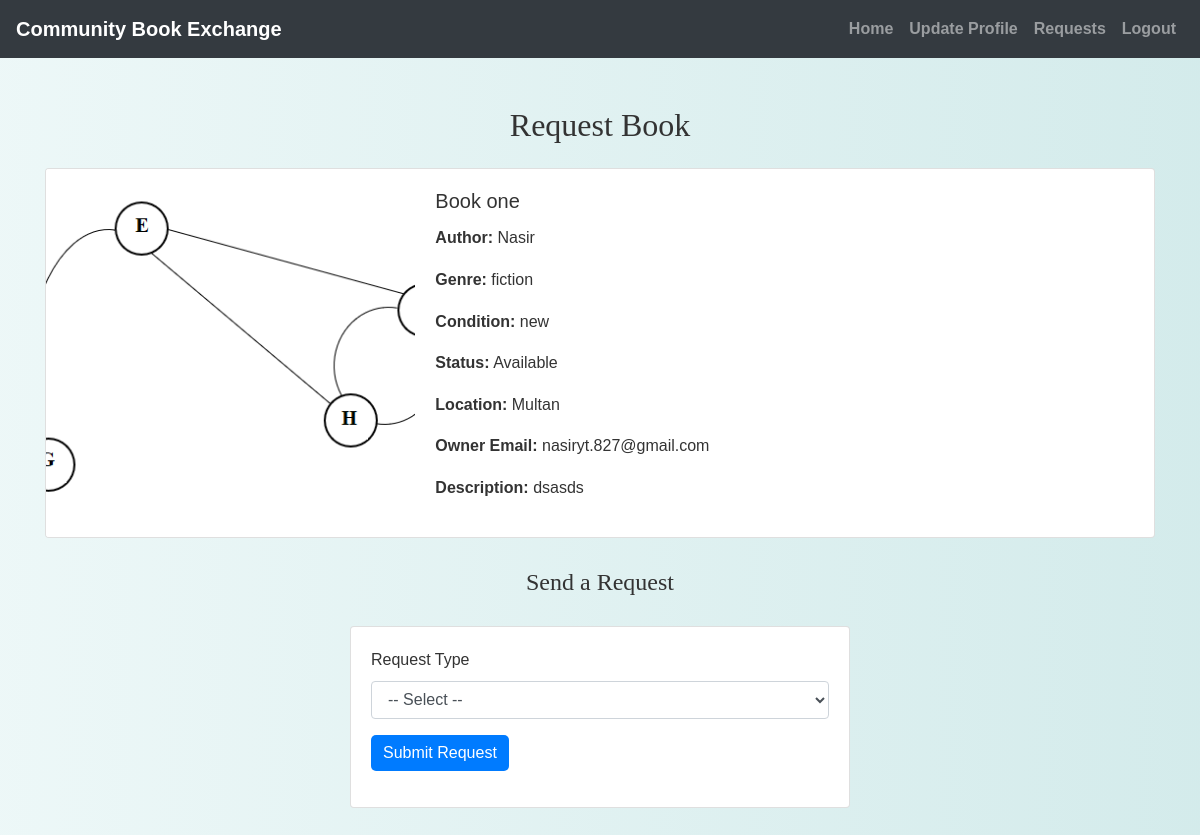
Screenshot of /borrower/request_book.php?book_id=2 (signed in) with the database file from the repository.
### tables this page shows
CREATE TABLE `books` (
  `id` int(11) NOT NULL,
  `user_id` int(11) NOT NULL,
  `picture` varchar(255) DEFAULT NULL,
  `title` varchar(255) NOT NULL,
  `author` varchar(255) NOT NULL,
  `genre` varchar(100) NOT NULL,
  `condition` varchar(50) NOT NULL,
  `location` varchar(255) DEFAULT NULL,
  `status` enum('Available','Lent Out','Reserved') DEFAULT 'Available',
  `description` text DEFAULT NULL,
  `created_at` datetime DEFAULT current_timestamp()
);

CREATE TABLE `users` (
  `id` int(11) NOT NULL,
  `username` varchar(50) NOT NULL,
  `password` varchar(255) NOT NULL,
  `email` varchar(100) NOT NULL,
  `phone` varchar(20) NOT NULL,
  `age` int(11) DEFAULT NULL,
  `bio` text DEFAULT NULL,
  `user_type` varchar(50) DEFAULT NULL,
  `profile_picture` varchar(255) DEFAULT NULL
);

### borrower/request_book.php (the view, shortened to what this page needs)
<?php
include('config.php');
$book_id = isset($_GET['book_id']) ? intval($_GET['book_id']) : 0;
$sql = "SELECT b.*, u.email FROM books b
        JOIN users u ON b.user_id = u.id
        WHERE b.id = ?";
$stmt = mysqli_prepare($conn, $sql);
mysqli_stmt_bind_param($stmt, "i", $book_id);
mysqli_stmt_execute($stmt);
$result = mysqli_stmt_get_result($stmt);
$book = mysqli_fetch_assoc($result);
?>
<!DOCTYPE html>
<html>
<head>
    <link rel="stylesheet" href="https://maxcdn.bootstrapcdn.com/bootstrap/4.5.2/css/bootstrap.min.css">
    <link rel="stylesheet" href="./css/style.css">
</head>
<body>
<?php include('navbar.php'); ?>
<div class="container mt-5 mb-5">
    <h2 class="mb-4">Request Book</h2>
    <div class="card mb-4">
        <div class="row no-gutters">
            <?php if (!empty($book['picture']) && file_exists("../owner/" . $book['picture'])): ?>
                <div class="col-md-4">
                    <img src="<?php echo "../owner/" . htmlspecialchars($book['picture']); ?>" class="card-img" style="height: 100%; object-fit: cover;">
                </div>
            <?php endif; ?>
            <div class="col-md-8">
                <div class="card-body">
                    <h5 class="card-title"><?php echo htmlspecialchars($book['title']); ?></h5>
                    <p><strong>Author:</strong> <?php echo htmlspecialchars($book['author']); ?></p>
                    <p><strong>Genre:</strong> <?php echo htmlspecialchars($book['genre']); ?></p>
                    <p><strong>Condition:</strong> <?php echo htmlspecialchars($book['condition']); ?></p>
                    <p><strong>Status:</strong> <?php echo htmlspecialchars($book['status']); ?></p>
                    <p><strong>Location:</strong> <?php echo htmlspecialchars($book['location']); ?></p>
                    <p><strong>Owner Email:</strong> <?php echo htmlspecialchars($book['email']); ?></p>
                    <p><strong>Description:</strong> <?php echo nl2br(htmlspecialchars($book['description'])); ?></p>
                </div>
            </div>
        </div>
    </div>
    <h4>Send a Request</h4>
    <div class="card mx-auto" style="max-width: 500px;">
        <div class="card-body">
            <form method="POST" class="mb-3">
                <div class="form-group">
                    <label for="type">Request Type</label>
                    <select name="type" id="type" class="form-control" required onchange="toggleDuration()">
                        <option value="">-- Select --</option>
                    </select>
                </div>
                <button type="submit" class="btn btn-primary">Submit Request</button>
            </form>
        </div>
    </div>
</div>
</body>
</html>

### borrower/css/style.css (style rules this page uses)
body { background: linear-gradient(90deg, rgba(233, 246, 246, 0.831), rgba(207, 233, 233, 0.9)); font-family: 'Arial', sans-serif; color: #333; line-height: 1.6; }
h1, h2, h3, h4 { text-align: center; margin-top: 30px; margin-bottom: 30px; font-family: 'Georgia', serif; }
.container { margin-bottom: 40px; }
.btn-primary { color: #fff; border: none; border-radius: 5px; cursor: pointer; transition: background-color 0.3s ease; }

### rows the page displays
books: picture (picture), title "Book one", author "Nasir", genre "fiction", condition "new", status "Available", location "Multan", user.email "nasiryt.827@gmail.com", description "dsasds"
